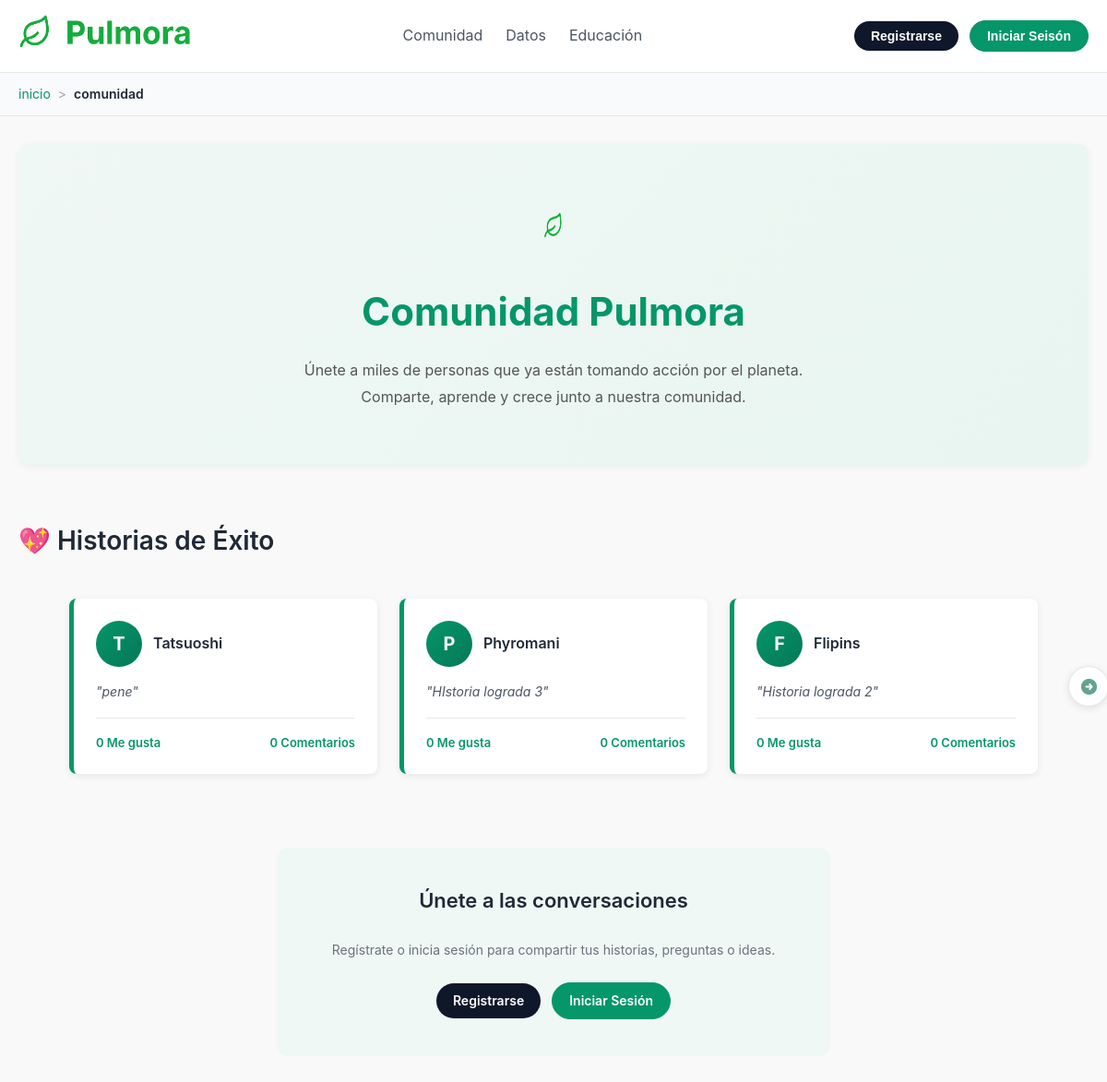
/community/, run on the app's committed database.
### Pulmora_Maps/models.py (models this page shows, shortened)
class Post(models.Model):
    author = models.ForeignKey(User, on_delete=models.CASCADE, related_name='posts')
    title = models.CharField(max_length=200)
    content = models.TextField()
    created_at = models.DateTimeField(auto_now_add=True)
    updated_at = models.DateTimeField(auto_now=True)
    likes = models.ManyToManyField(User, related_name='liked_posts', blank=True)
    class Meta:
        db_table = "publicaciones"
        ordering = ['-created_at']
    @property
    def total_likes(self):
        return self.likes.count()

### Pulmora_Maps/views.py (the view, shortened to what this page needs)
# urls.py: path('community/', views.community, name="community"),
def community(request):
    success_stories = Post.objects.annotate(num_likes=Count('likes')).order_by('-created_at')
    popular_stories = Post.objects.annotate(num_likes=Count('likes')).order_by('-num_likes', '-created_at')
    VISIBLE_STORIES_LIMIT = 3
    show_carousel = popular_stories.count() > VISIBLE_STORIES_LIMIT
    context = {
        'breadcrumb': [
            {
                'name': 'inicio',
                'url': 'index'
             },
            {
                'name': 'comunidad',
                'url': None
            }
        ],
        'success_stories': success_stories,
        'popular_stories': popular_stories,
        'show_carousel': show_carousel
    }
    return render(request, 'pulmora/community.html', context)

### Pulmora_Maps/templates/pulmora/community.html (shortened to what this page needs)
{% load static %}
<!DOCTYPE html>
<html lang="es">
<head>
    <link rel="stylesheet" href="{% static 'css/community.css' %}">
</head>
<body>
    {% include 'pulmora/partials/header.html' %}
    {% include 'pulmora/partials/breadcrumb.html' %}
    <div class="community-container">
        <header class="community-header">
            <img src="{% static 'img/hojita.png' %}" alt="Icono de hoja">
            <h1>Comunidad Pulmora</h1>
            <p>Únete a miles de personas que ya están tomando acción por el planeta. Comparte, aprende y crece junto a nuestra comunidad.</p>
        </header>
        <section class="success-stories">
            <h2 class="section-title">💖 Historias de Éxito</h2>
            <div class="carousel-container">
                <div class="stories-grid-js">
                    {% for story in success_stories %}
                        <div class="story-card">
                            <div class="story-header">
                                <div class="story-avatar">{{ story.author.username.0|upper }}</div>
                                <div class="story-author-info">
                                    <h3>{{ story.author.get_full_name|default:story.author.username }}</h3>
                                </div>
                            </div>
                            <p class="story-quoute">"{{ story.content|truncatewords:30 }}"</p>
                            <div class="story-stats">
                                <span>{{ story.total_likes }} Me gusta</span>
                                <span>{{ story.comments.count }} Comentarios</span>
                            </div>
                        </div>
                    {% empty %}
                        <p class="empty-message">Aún no se han publicado historias.</p>
                    {% endfor %}
                </div>
                <button id="next-story" class="carousel-btn next"></button>
            </div>
        </section>
        <section class="community-forum">
            <div class="new-post-container">
                {% if user.is_authenticated %}
                    <h3>Únete a la conversación</h3>
                    <form id="new-post-form" method="post" action="{% url 'community' %}">
                        {% csrf_token %}
                        <input type="text" id="post-title" name="post-title" placeholder="Título" required>
                        <textarea id="post-content" name="post-content" placeholder="Comparte tu historia" rows="5" required></textarea>
                        <button type="submit" class="btn-primary btn-full">Publicar</button>
                    </form>
                {% else %}
                    <div class="register-box">
                        <h3>Únete a las conversaciones</h3>
                        <p>Regístrate o inicia sesión para compartir tus historias, preguntas o ideas.</p>
                        <div class="auth-buttons">
                            <a href="{% url 'register' %}" class="btn btn-secondary">Registrarse</a>
                            <a href="{% url 'login' %}" class="btn btn-primary">Iniciar Sesión</a>
                        </div>
                    </div>
                {% endif %}
            </div>
        </section>
    </div>
</body>
</html>

### Pulmora_Maps/templates/pulmora/partials/header.html
{% load static %}
<header class="header">
    <div class="container">
        <div class="logo">
            <a href="{% url 'index' %}">
                <img src="{% static 'img/logo.png' %}" alt="Pulmora Logo" class="logo-img">
            </a>
        </div>
        <nav class="nav">
            <a href="{% url 'community' %}">Comunidad</a>
            <a href="{% url 'data' %}">Datos</a>
            <a href="{% url 'education' %}">Educación</a>
        </nav>
        <div class="auth-buttons">
            {% if user.is_authenticated %}
                <span class="user-greeting">Hola, {{ user.username }}</span>
                <a href="{% url 'account' %}">
                    <button class="btn btn-primary">Mi Cuenta</button>
                </a>
            {% else %}
                <a href="{% url 'register' %}" >
                    <button class="btn btn-secondary">Registrarse</button>
                </a>
                <a href="{% url 'login' %}">
                    <button class="btn btn-primary">Iniciar Seisón</button>
                </a>
            {% endif %}
        </div>
    </div>
</header>

### Pulmora_Maps/templates/pulmora/partials/breadcrumb.html
{% load static %}
<nav class="breadcrumb-nav" aria-label="breadcrumb">
    <div class="breadcrumb-container">
        <ol class="breadcrumb-list">
            {% for item in breadcrumb %}
                {% if item.url %}
                    <li class="breadcrumb-item">
                        <a href="{% url item.url %}">{{ item.name }}</a>
                    </li>
                    {% if not forloop.last %}
                        <li class="breadcrumb-separator">></li>
                    {% endif %}
                {% else %}
                    <li class="breadcrumb-item active" aria-current="page">
                        {{ item.name }}
                    </li>
                {% endif %}
            {% endfor %}
        </ol>
    </div>
</nav>

### static/css/community.css (style rules this page uses)
* { margin: 0; padding: 0; box-sizing: border-box; }
body { font-family: -apple-system, BlinkMacSystemFont, 'Segoe UI', Roboto, Oxygen, Ubuntu, Cantarell, sans-serif; background-color: #f9f9f9; color: #333; line-height: 1.6; }
.community-container { max-width: 1200px; margin: 30px auto; padding: 0 20px; }
.community-header { background: linear-gradient(135deg, #f0f8f5 0%, #e8f5f0 100%); border-radius: 12px; padding: 60px 40px; text-align: center; margin-bottom: 60px; box-shadow: 0 2px 8px rgba(0, 0, 0, 0.05); }
.community-header img { width: 60px; height: 60px; margin-bottom: 20px; animation: float 3s ease-in-out infinite; }
.community-header h1 { font-size: 42px; font-weight: 700; color: #059669; margin-bottom: 16px; }
.community-header p { font-size: 16px; color: #555; max-width: 600px; margin: 0 auto; line-height: 1.8; }
.success-stories { margin-bottom: 80px; }
.section-title { font-size: 28px; font-weight: 600; color: #1f2937; margin-bottom: 40px; display: flex; align-items: center; gap: 12px; }
.carousel-container { position: relative; display: flex; justify-content: center; align-items: center; }
.stories-grid-js { display: grid; grid-template-columns: repeat(3, 1fr); gap: 24px; width: 100%; max-width: 1050px; }
.carousel-btn { position: absolute; top: 50%; transform: translateY(-50%); width: 44px; height: 44px; background-color: white; border: 1px solid #e5e7eb; border-radius: 50%; cursor: pointer; box-shadow: 0 2px 8px rgba(0, 0, 0, 0.1); z-index: 10; transition: all 0.2s ease; display: flex; align-items: center; justify-content: center; background-repeat: no-repeat; background-position: center; background-size: 40%; }
.carousel-btn.next { right: -22px; background-image: url('/static/img/arrow.png'); }
.story-card { background-color: #ffffff; border-radius: 8px; padding: 24px; border-left: 5px solid #059669; box-shadow: 0 2px 8px rgba(0, 0, 0, 0.08); transition: all 0.3s ease; display: flex; flex-direction: column; }
.story-header { display: flex; align-items: center; gap: 12px; margin-bottom: 16px; }
.story-avatar { width: 50px; height: 50px; border-radius: 50%; background: linear-gradient(135deg, #059669, #047857); color: white; display: flex; align-items: center; justify-content: center; font-weight: 700; font-size: 20px; flex-shrink: 0; }
.story-author-info h3 { font-size: 16px; font-weight: 600; color: #1f2937; }
.story-quoute { font-size: 14px; color: #4b5563; font-style: italic; margin-bottom: 16px; padding-bottom: 16px; border-bottom: 1px solid #e5e7eb; flex-grow: 1; }
.story-stats { display: flex; justify-content: space-between; font-size: 13px; color: #059669; font-weight: 600; }
.community-forum { margin-bottom: 60px; }
.new-post-container h3, .register-box h3 { font-size: 22px; font-weight: 600; color: #1f2937; margin-bottom: 24px; text-align: center; }
.register-box { background-color: #f0f8f5; padding: 40px; border-radius: 12px; text-align: center; max-width: 600px; margin: 0 auto; }
.register-box p { font-size: 14px; color: #6b7280; margin-bottom: 24px; }
.auth-buttons { display: flex; gap: 12px; justify-content: center; }
.header { background-color: #ffffff; padding: 15px 0; border-bottom: 1px solid #e5e7eb; width: 100%; }
.header .container { max-width: 1200px; margin: 0 auto; padding: 0 20px; display: flex; justify-content: space-between; align-items: center; }
.logo-img { height: 40px; }
.nav { display: flex; gap: 25px; }
.nav a { color: #4b5563; text-decoration: none; font-weight: 400; font-size: 16px; transition: color 0.3s ease; }
.auth-buttons { display: flex; gap: 12px; align-items: center; }
.btn { padding: 8px 18px; border-radius: 20px; text-decoration: none; font-weight: 600; font-size: 14px; transition: all 0.3s ease; border: 1px solid transparent; cursor: pointer; }
.btn-primary { background-color: #059669; color: white; border-color: #059669; }
.btn-secondary { background-color: #0f172a; color: #ffffff; border: none; }
.breadcrumb-nav { background-color: #f9fafb; border-bottom: 1px solid #e5e7eb; padding: 12px 0; }
.breadcrumb-container { max-width: 1200px; margin: 0 auto; padding: 0 20px; }
.breadcrumb-list { display: flex; align-items: center; list-style: none; margin: 0; padding: 0; flex-wrap: wrap; }
.breadcrumb-item { font-size: 14px; color: #6b7280; }
.breadcrumb-item a { color: #059669; text-decoration: none; transition: color 0.2s; }
.breadcrumb-item.active { color: #1f2937; font-weight: 600; }
.breadcrumb-separator { margin: 0 8px; color: #9ca3af; font-size: 14px; }

### data on the page
Post: author.username.0 "T", author.get_full_name "Tatsuoshi", content "pene", total_likes "0", comments.count "0"
Post: author.username.0 "P", author.get_full_name "Phyromani", content "HIstoria lograda 3", total_likes "0", comments.count "0"
Post: author.username.0 "F", author.get_full_name "Flipins", content "Historia lograda 2", total_likes "0", comments.count "0"

### other printed values
{{ item.name }} "inicio"
{{ item.name }} "comunidad"
